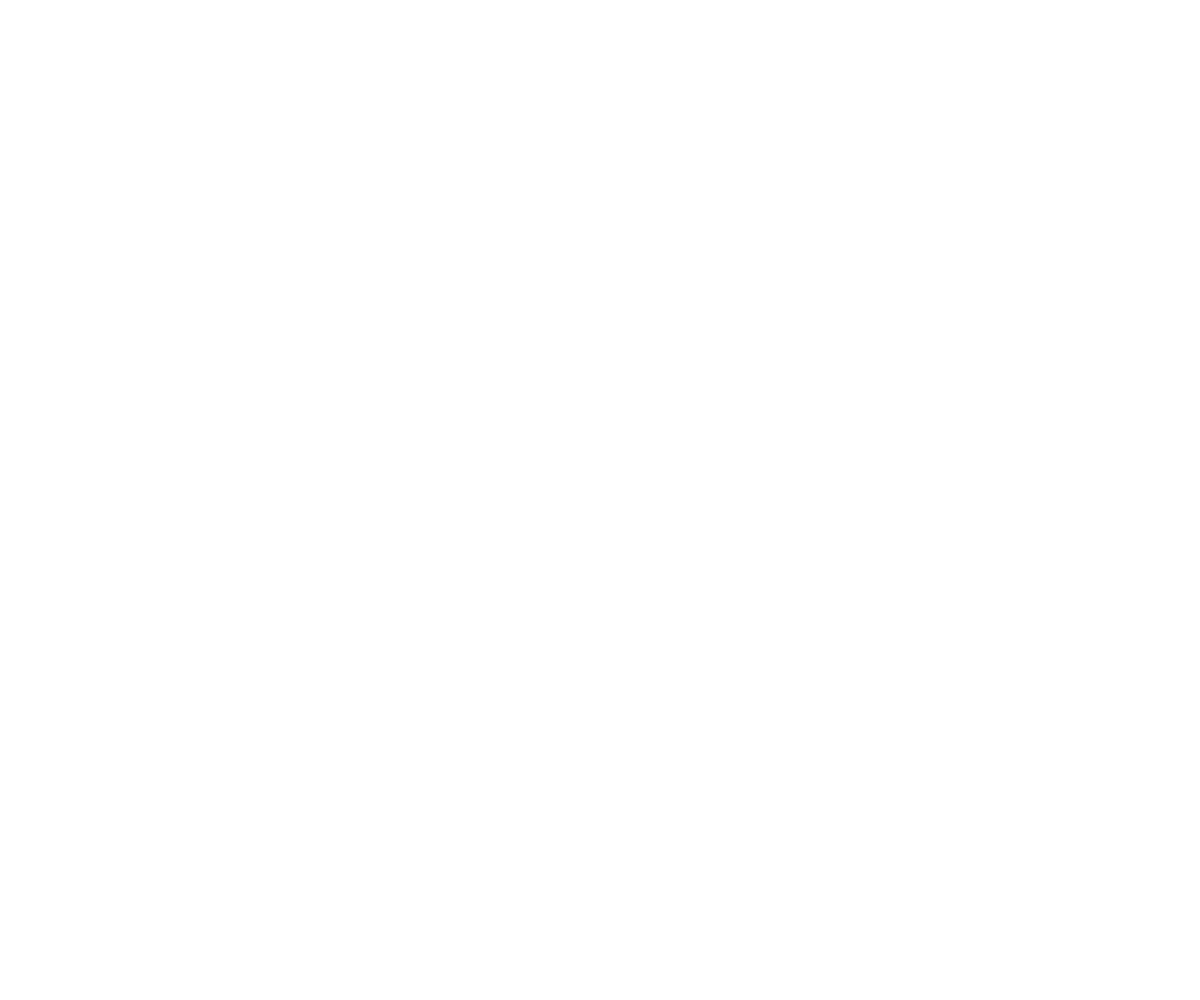
Frame 1 (no input)
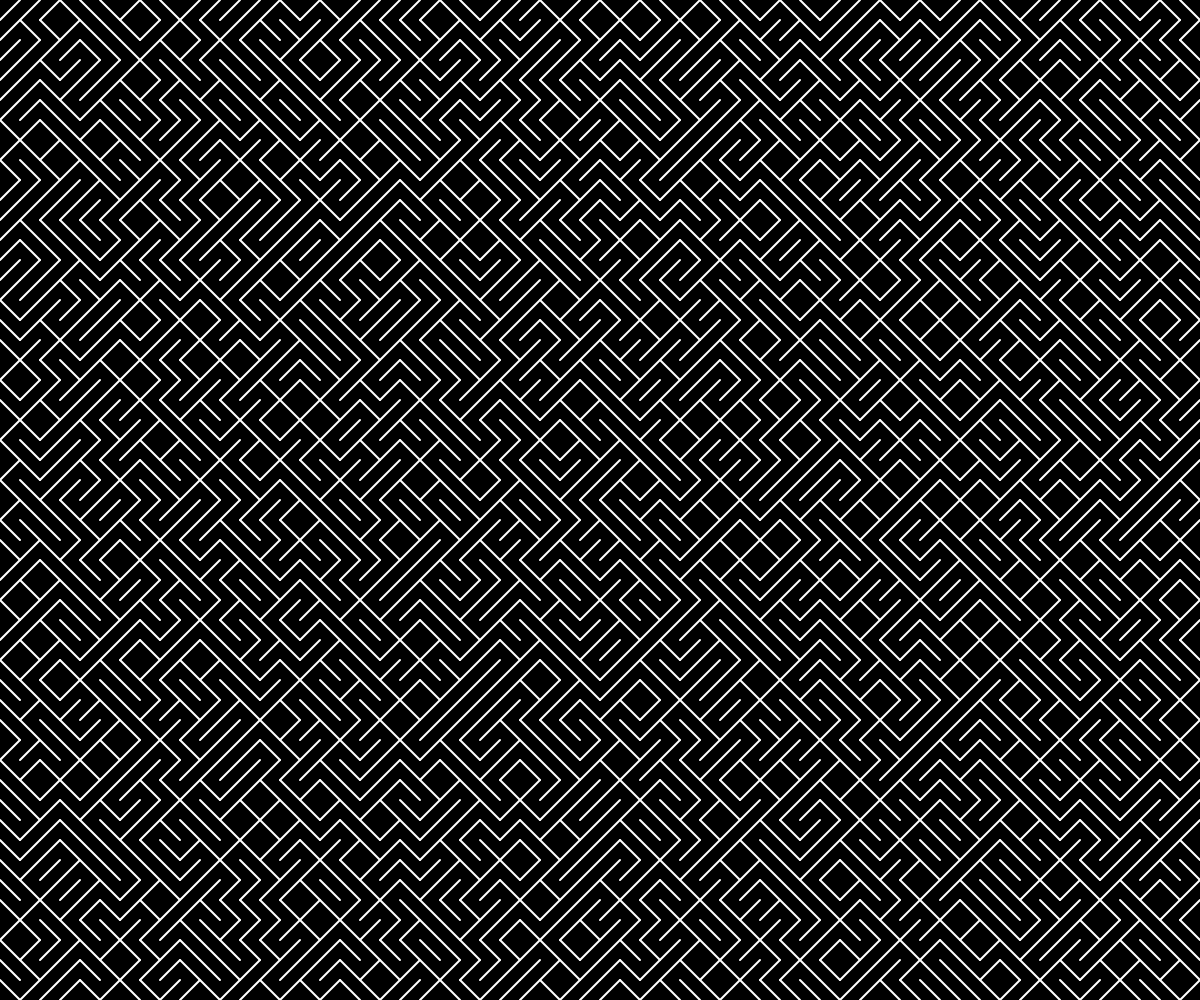
Frame 60 (no input)
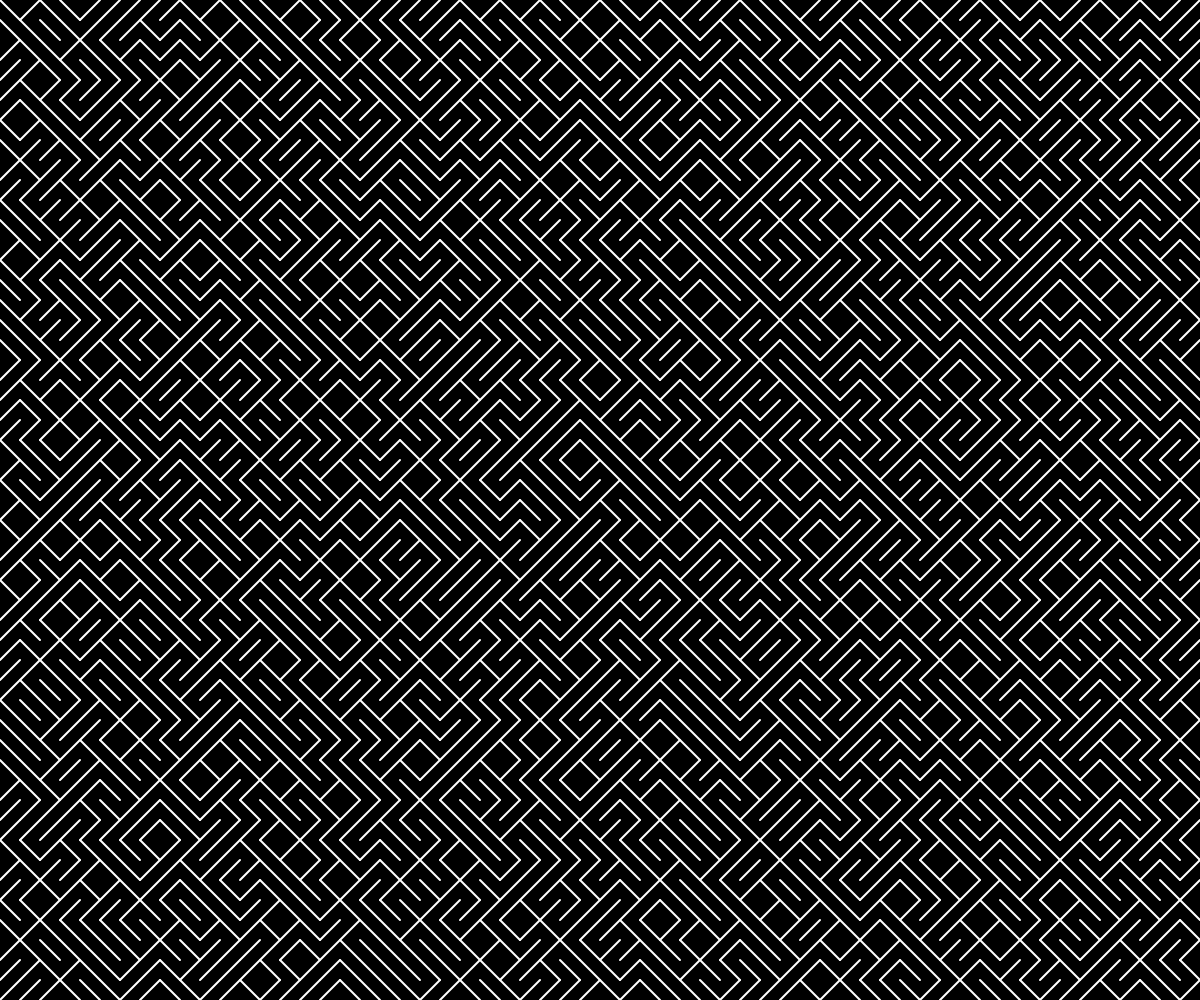
Frame 120 (the mouse pressed at the canvas centre since frame 60)

The p5.js sketch that drew these frames (run headless with seeded random() and noise() and a simulated clock; from frame 60 on, the mouse is pressed at the canvas centre):

// p5.js sketch
// ── sketch.js
// Instant full-screen 10 PRINT pattern in p5.js
// A new maze pattern is generated every 5 frames

let spacing = 20; // size of each cell

function setup() {
  createCanvas(windowWidth, windowHeight);
  stroke(255);
  strokeWeight(2);
  noFill();
  frameRate(60);
}

function draw() {
  // Generate a new full pattern every 5 frames
  if (frameCount % 5 === 0) {
    background(0);

    for (let y = 0; y < height; y += spacing) {
      for (let x = 0; x < width; x += spacing) {
        if (random(1) < 0.5) {
          line(x, y, x + spacing, y + spacing);   // "\"
        } else {
          line(x, y + spacing, x + spacing, y);   // "/"
        }
      }
    }
  }
}

// Adjust to window size
function windowResized() {
  resizeCanvas(windowWidth, windowHeight);
}
